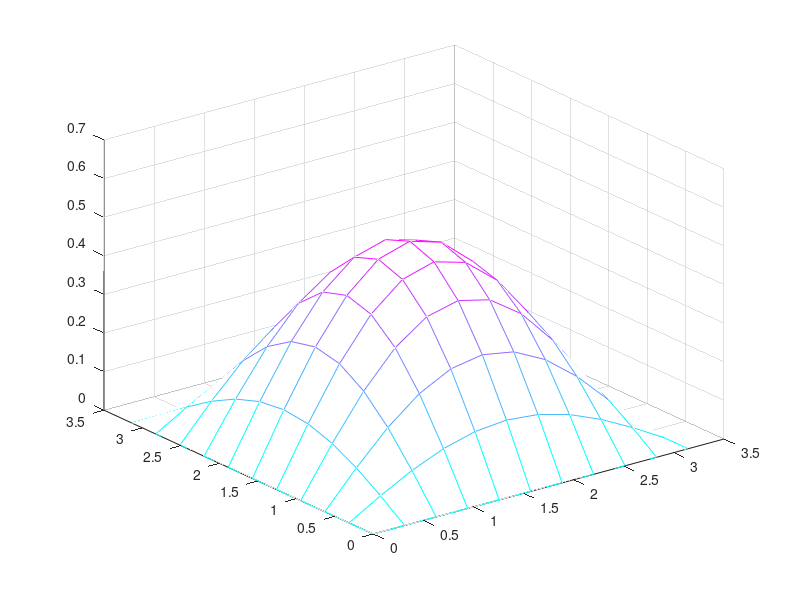

MATLAB code to generate this figure:
#params
n=11;
h=pi/(n-1);

#fonte
f = @(x,y) -sin(x).*sin(y);

#malha
x = linspace(0,pi,n);
y = linspace(0,pi,n);

#sistema MDF
A = sparse(n*n,n*n);
b = zeros(n*n,1);

#cc x=0 e x=pi
for i=[1,n]
  for j=1:n
    k = j + (i-1)*n;
    A(k,k)=1;
    b(k) = 0;
  endfor
endfor

#cc y=0, y=pi
for j=[1,n]
  for i=1:n
    k = j + (i-1)*n;
    A(k,k)=1;
    b(k) = 0;
  endfor
endfor

#nodos internos
for i=2:n-1
  for j=2:n-1
    k = j + (i-1)*n;
    A(k,k-n) = 1/h^2;
    A(k,k-1) = 1/h^2;
    A(k,k) = -4/h^2;
    A(k,k+1) = 1/h^2;
    A(k,k+n) = 1/h^2;
    
    b(k) = f(x(i),y(j));
  endfor
endfor

u = A\b;

#visu
z = zeros(n,n);
for i=1:n
  for j=1:n
    k = j + (i-1)*n;
    z(i,j) = u(k);
  endfor
endfor
colormap("cool")
mesh(x,y,z)

ua = zeros(n*n,1);
for i=1:n
  for j=1:n
    k=j+(i-1)*n;
    ua(k) = 0.5*sin(x(i))*sin(y(j));
  endfor
endfor
printf("%d %1.5E %1.1E\n",n,h,norm(u-ua))

